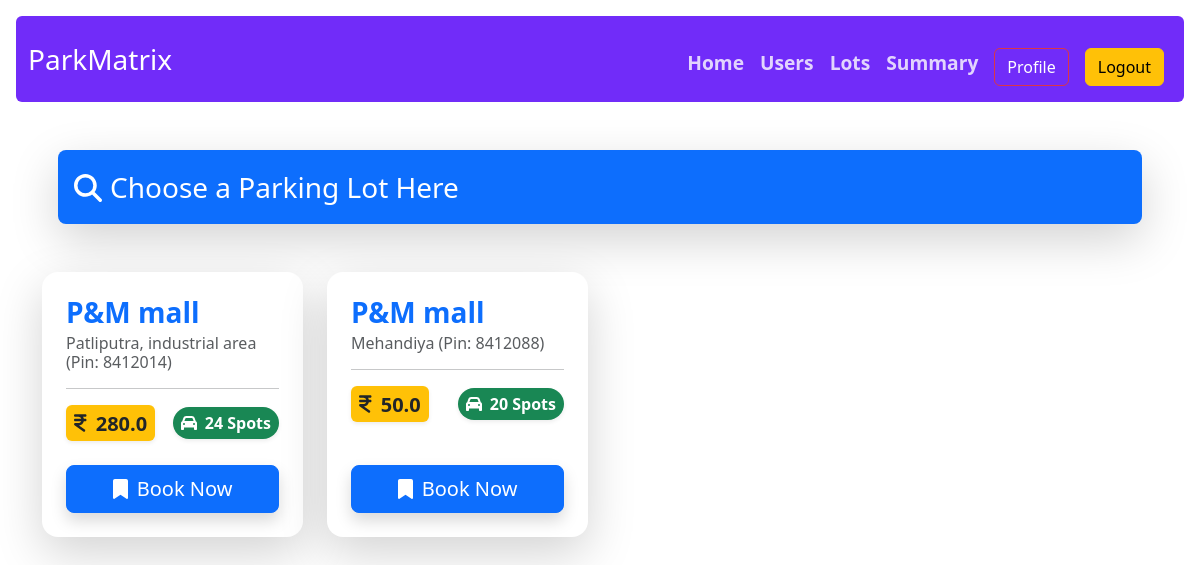
/spot_list (signed in), run on an earlier commit of the app's database.
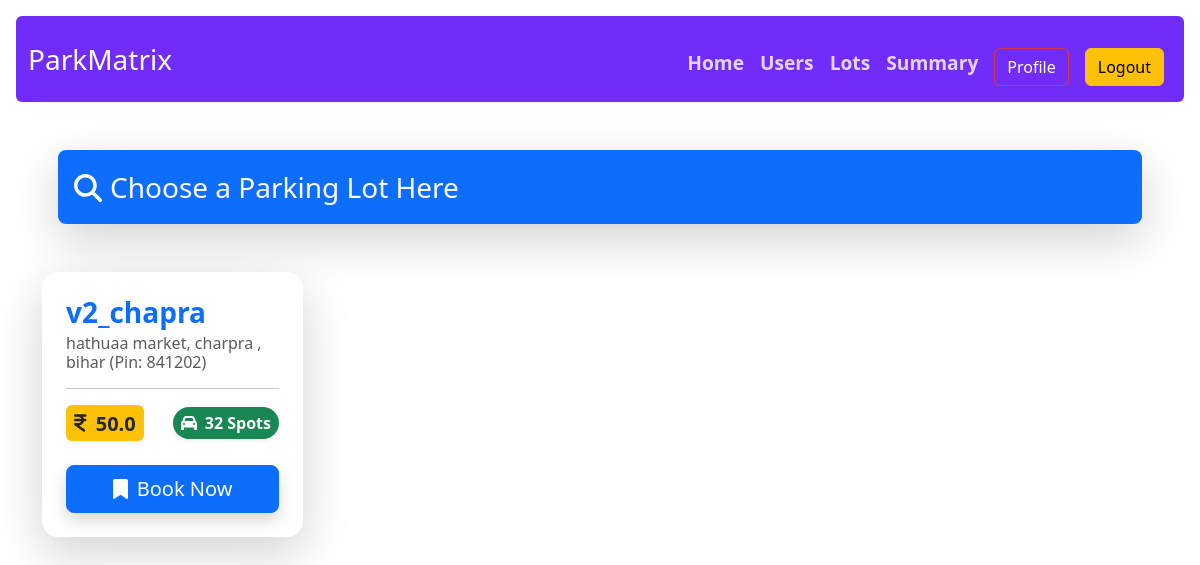
And on a later commit of the database.
### models.py (models this page shows)
class ParkingLot(db.Model):
    id = db.Column(db.Integer , primary_key = True)
    lot_name = db.Column(db.String(256), nullable = False )
    price = db.Column(db.Float, nullable = False)
    city = db.Column(db.String(64), nullable = False)
    pin_code = db.Column(db.String(32), nullable = False)
    available_parking_spots = db.Column(db.Integer, nullable = False)
    deleted_lot = db.Column(db.Boolean, nullable = False, default = False)
    parking_spot = db.relationship("ParkingSpot", backref="parking_lot", lazy=True, cascade="all,delete")

### routes.py (the view)
@app.route('/spot_list')
@auth_required
def spot_list():
    all_lots = ParkingLot.query.all()
    lots = []
    for lot in all_lots:
        unoccupied_spots_count = ParkingSpot.query.filter_by(occupied_status=False, lot_id=lot.id).count()
        occupied_spots_count = ParkingSpot.query.filter_by(occupied_status=True, lot_id=lot.id).count()
        lots.append({
            'id': lot.id,
            'lot_name': lot.lot_name,
            'city': lot.city,
            'pin_code': lot.pin_code,
            'available_parking_spots': unoccupied_spots_count,
            'occupied_spots_count': occupied_spots_count,
            'price': lot.price,
            'lot_object': lot
        })
    return render_template('spot_list.html', lots=lots)

### routes.py (called while the page is built)
@app.context_processor
def inject_user():
    user = None
    if 'user_id' in session:
        user = User.query.get(session['user_id'])
    return dict(user=user)

def auth_required(func):
    @wraps(func)
    def inner(*args, **kwargs):
        if 'user_id' in session:
            return func(*args, **kwargs)
        else:
            flash("Please log in first.")
            return redirect(url_for('login'))
    return inner

### templates/spot_list.html (shortened to what this page needs)
{% extends 'layout.html' %}
{% block content %}
<div class="container text-center mt-5">
  <div class="fs-3 text-start mx-3 bg-primary text-white p-3 rounded-3 mb-5 shadow-lg">
    <span><i class="fa fa-search me-2"></i>Choose a Parking Lot Here</span>
  </div>
  <div class="row row-cols-1 row-cols-sm-2 row-cols-md-3 row-cols-lg-4 g-4">
    {% if lots %}
    {% for lot in lots %}
    <div class="col">
      <div class="card h-100 border-0 shadow-lg rounded-4">
        <div class="card-body d-flex flex-column p-4">
          <div class="card-title text-start mb-3">
            <h5 class="fw-bold fs-3 text-primary mb-1">{{lot.lot_name}}</h5>
            <h6 class="text-muted mb-0">
              {{lot.city}} <span class="fw-light">(Pin: {{lot.pin_code}})</span>
            </h6>
          </div>
          <hr class="mt-0 mb-3" />
          <div class="d-flex justify-content-between align-items-center mb-4">
            <span class="badge bg-warning text-dark fs-5 p-2 shadow-sm">
              <i class="fas fa-inr me-1"></i> {{lot.price}}
            </span>
            {% if lot.available_parking_spots > 0 %}
            <span class="badge bg-success fs-6 p-2 rounded-pill shadow-sm">
              <i class="fas fa-car me-1"></i> {{lot.available_parking_spots}} Spots
            </span>
            {% else %}
            <span class="badge bg-danger fs-6 p-2 rounded-pill shadow-sm">
              <i class="fas fa-times-circle me-1"></i> Full
            </span>
            {% endif %}
          </div>
          <div class="mt-auto">
            <a href="{{ url_for('book_spot', lot_id = lot.id) }}" class="btn btn-primary btn-lg w-100 shadow">
              <i class="fas fa-bookmark me-1"></i> Book Now
            </a>
          </div>
        </div>
      </div>
    </div>
    {% endfor %}
  </div>
    {% else %}
        <div class="fs-3 text-center   p-3 rounded-3 mb-5 ">
    <span><i class="fa fa-star me-2 text-danger"></i>Lots Not Available</span>
  </div>
    {% endif %}
</div>
{% endblock %}

### templates/layout.html (shortened to what this page needs)
<!DOCTYPE html>
<html lang="en">
<head>
    <link href="https://cdn.jsdelivr.net/npm/bootstrap@5.3.8/dist/css/bootstrap.min.css" rel="stylesheet"
>
    <link rel="stylesheet" href="https://cdnjs.cloudflare.com/ajax/libs/font-awesome/6.5.1/css/all.min.css">
</head>
<body style="margin: 0; padding: 0;">
    {% include 'navbar.html' with context %}
    {% block content %}
    {% endblock %}
</body>
</html>

### templates/navbar.html (shortened to what this page needs)
<nav class="navbar navbar-expand-lg m-3 rounded navbar-dark"
    style="position:sticky; top:0;z-index: 10;background-color: #712cf9;">
    <div class="container-fluid">
        <a class="navbar-brand text-white fs-3 bolder" href="{{ url_for('index' ) }}">ParkMatrix</a>
        <div class="collapse navbar-collapse" id="navbarNav">
            <ul class="navbar-nav text-white ms-auto mt-2">
                {% if 'user_id' in session %}
                {% if user.is_admin %}
                <li class="nav-item">
                    <a class="nav-link text-white" href="{{ url_for('admin') }}"
                        style="font-size: larger; font-weight:bold; opacity: 0.8;">Home</a>
                </li>
                <li class="nav-item">
                    <a class="nav-link text-white" href="{{ url_for('user_list' ) }}"
                        style="font-size: larger; font-weight:bold; opacity: 0.8;">Users</a>
                </li>
                <li class="nav-item">
                    <a class="nav-link text-white" href="{{ url_for('lot_list' ) }}"
                        style="font-size: larger; font-weight:bold; opacity: 0.8;">Lots</a>
                </li>
                <li class="nav-item">
                    <a class="nav-link text-white" href="{{ url_for('admin_summary' ) }}"
                        style="font-size: larger; font-weight:bold; opacity: 0.8;">Summary</a>
                </li>
                {% endif %}
                {% endif %}
            </ul>
            {% if 'user_id' in session %}
            <ul class="navbar-nav mt-2">
                <li class="nav-item">
                    <a class="nav-link mt-2" href="{{ url_for('profile') }}"><button type="button"
                            class="btn btn-outline-danger text-white m-0">Profile</button></a>
                </li>
                <li class="nav-item mt-2">
                    <a class="nav-link" href="{{ url_for('logout') }}"><button type="button"
                            class="btn btn-warning m-0">Logout</button></a>
                </li>
            </ul>
            {% endif %}
        </div>
    </div>
</nav>

What changed in the data, as far as the page shows it:
removed ParkingLot: lot_name "P&M mall", city "Mehandiya", pin_code "8412088", price "50.0", available_parking_spots "20"
changed ParkingLot: lot_name "P&M mall" → "v2_chapra"; city "Patliputra, industrial area" → "hathuaa market, charpra , bihar"; pin_code "8412014" → "841202"; price "280.0" → "50.0"; available_parking_spots "24" → "32"
